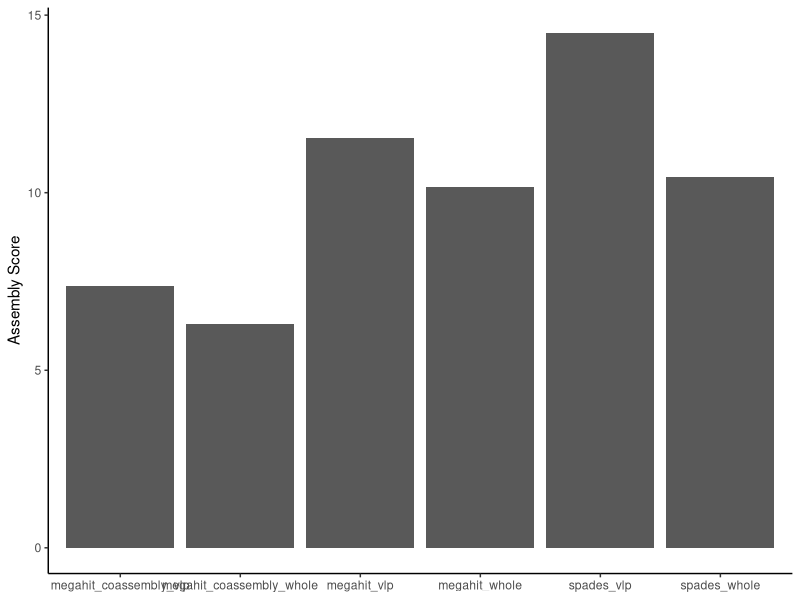
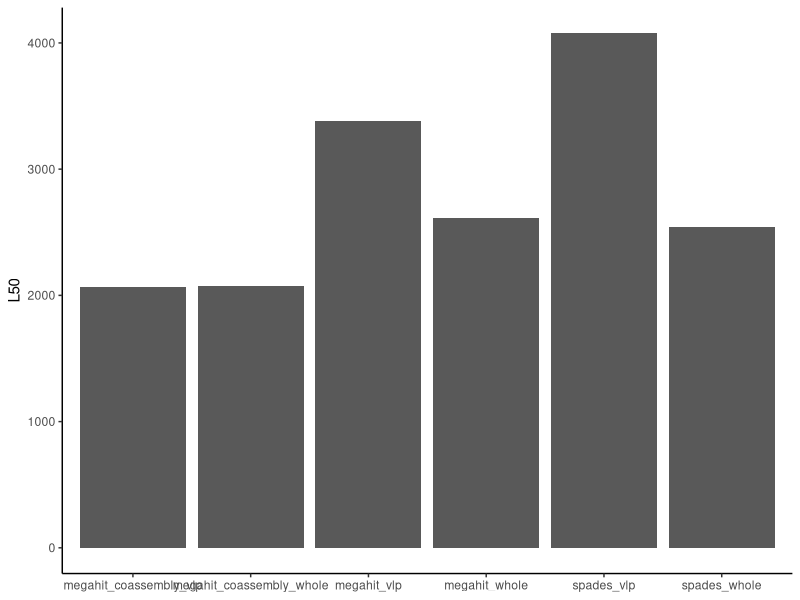
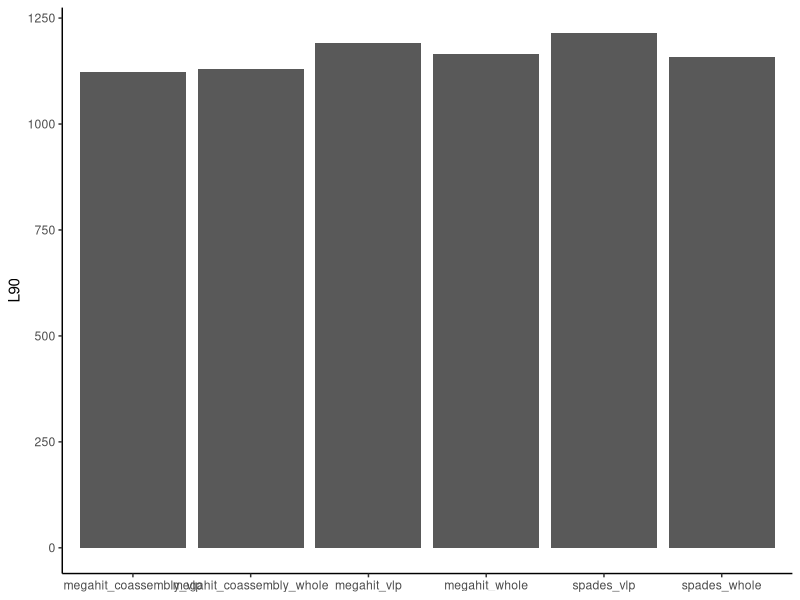
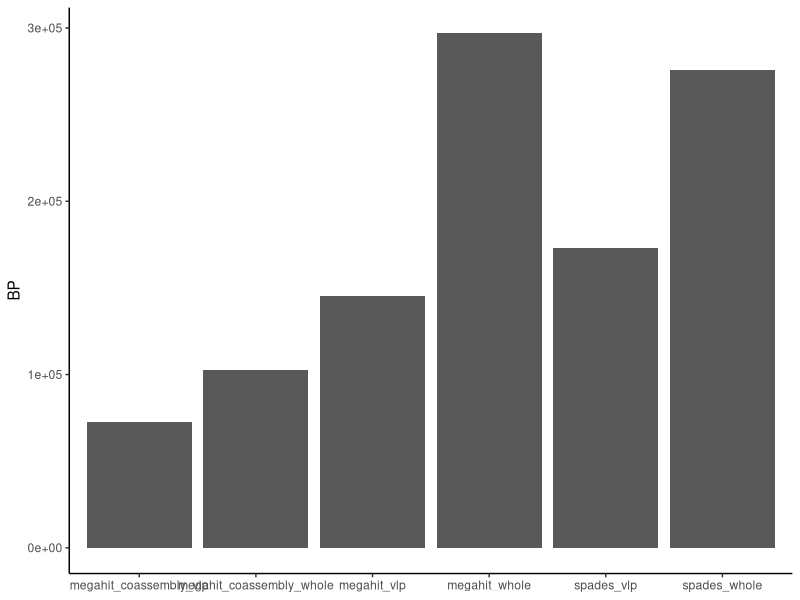
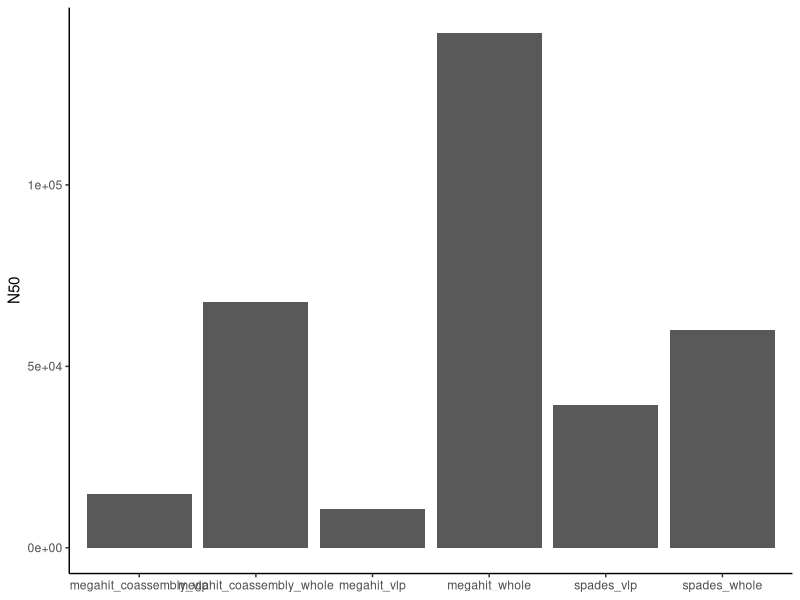
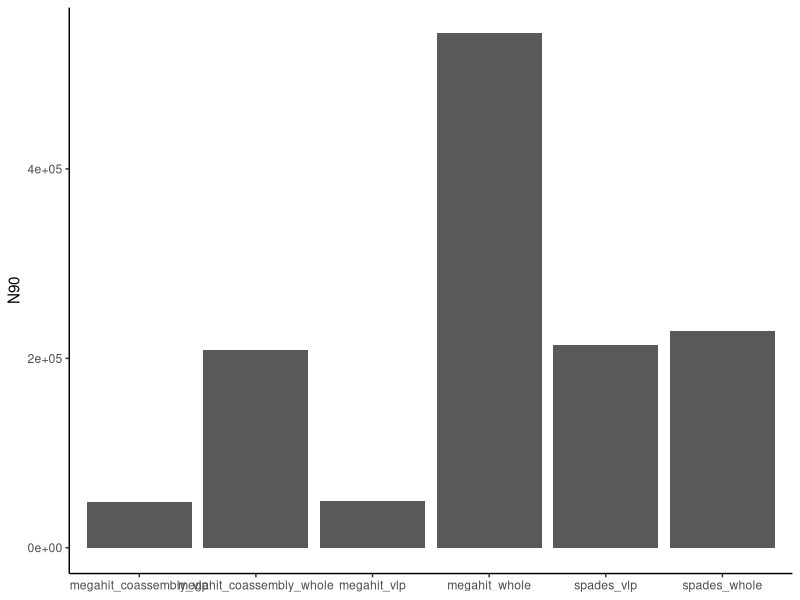
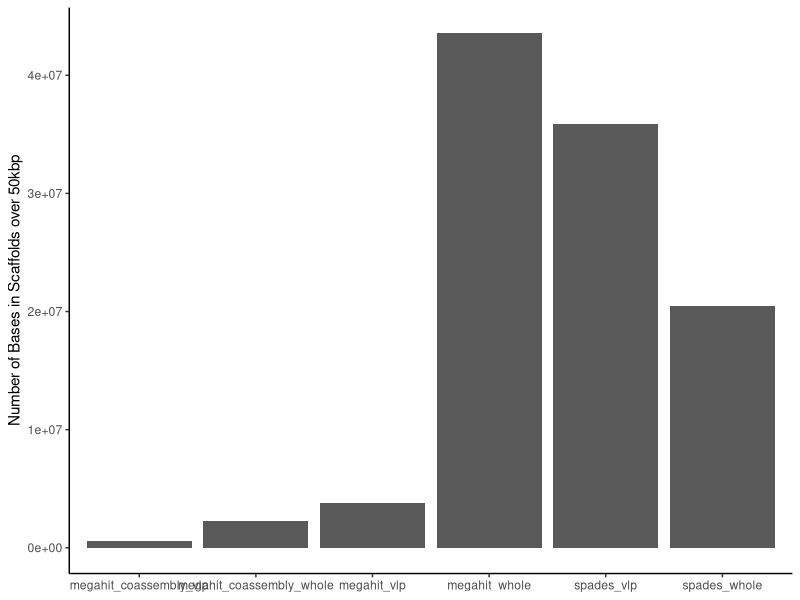
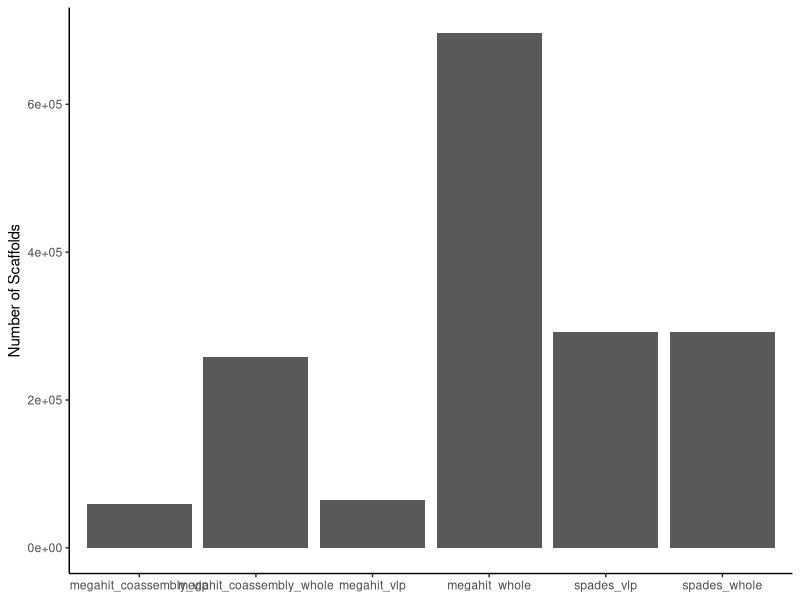

Reproduce these figures in R, in order.
library(tidyverse)

spades_vlp <- read_tsv("spades_vlp_contig_qc.tsv")
spades_whole <- read_tsv("spades_whole_contig_qc.tsv")
megahit_vlp <- read_tsv("megahit_vlp_contig_qc.tsv")
megahit_whole <- read_tsv("megahit_whole_contig_qc.tsv")
megahit_coassembly_vlp <- read_tsv("megahit_coassembly_vlp_contig_qc.tsv")
megahit_coassembly_whole <- read_tsv("megahit_coassembly_whole_contig_qc.tsv")

contigqc <- bind_rows("spades_vlp" = spades_vlp, "spades_whole" = spades_whole, "megahit_vlp" = megahit_vlp, "megahit_whole" = megahit_whole,
                        "megahit_coassembly_vlp" = megahit_coassembly_vlp, "megahit_coassembly_whole" = megahit_coassembly_whole, .id="id")

num_scaffolds <- ggplot(contigqc, aes(x = id, y = n_scaffolds)) +
  geom_col() +
  labs(x = NULL, y = "Number of Scaffolds") +
  theme_classic()

n50_scaffolds <- ggplot(contigqc, aes(x = id, y = scaf_N50)) +
  geom_col() +
  labs(x = NULL, y = "N50") +
  theme_classic()

l50_scaffolds <- ggplot(contigqc, aes(x = id, y = scaf_L50)) +
  geom_col() +
  labs(x = NULL, y = "L50") +
  theme_classic()

n90_scaffolds <- ggplot(contigqc, aes(x = id, y = scaf_N90)) +
  geom_col() +
  labs(x = NULL, y = "N90") +
  theme_classic()

l90_scaffolds <- ggplot(contigqc, aes(x = id, y = scaf_L90)) +
  geom_col() +
  labs(x = NULL, y = "L90") +
  theme_classic()

assembly_score <- ggplot(contigqc, aes(x = id, y = asm_score)) +
  geom_col() +
  labs(x = NULL, y = "Assembly Score") +
  theme_classic()

max_scaffold <- ggplot(contigqc, aes(x = id, y = scaf_max)) +
  geom_col() +
  labs(x = NULL, y = "BP") +
  theme_classic()

scaf_over_50k <- ggplot(contigqc, aes(x = id, y = scaf_n_gt50K)) +
  geom_col() +
  labs(x = NULL, y = "Number of Scaffolds over 50kbp") +
  theme_classic()

num_bases_over_50k <- ggplot(contigqc, aes(x = id, y = scaf_l_gt50k)) +
  geom_col() +
  labs(x = NULL, y = "Number of Bases in Scaffolds over 50kbp") +
  theme_classic()
